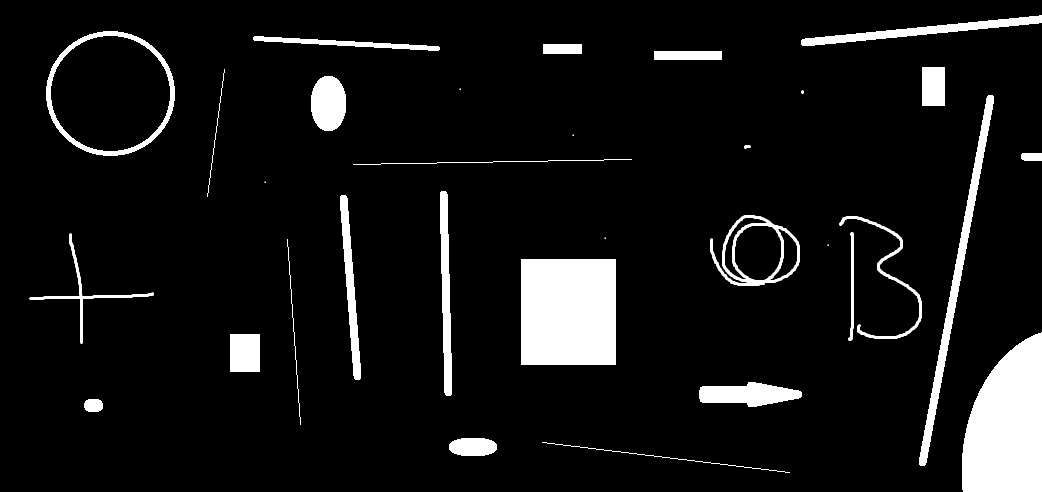
//> input picture ders_10/ErosionAndDilationInputImage.png, 1042 x 492 px
$ ./ders_10   (built with g++ and OpenCV 4)
//> lines starting //> are read from the running program, lines starting //| are printed output that depends on the picture
/*
https://opencv.org/releases/ -- https://sourceforge.net/projects/opencvlibrary/files/3.4.16/opencv-3.4.16-vc14_vc15.exe/download
project -> properties -> C/C++ -> General -> Additional Include Directories -> C:\opencv\build\include;
project -> properties -> C/C++ -> All Options -> Additional Include Directories -> C:\opencv\build\include;
project -> properties -> Linker -> General -> Additional Library Directories -> C:\opencv\build\x64\vc15\lib\opencv_world3416d.lib;
project -> properties -> Linker -> Input -> Additional Dependencies -> C:\opencv\build\x64\vc15\lib\opencv_world3416d.lib;
*/

#include <opencv2/highgui.hpp>
#include <opencv2/imgproc.hpp>

//Erosion And Dilation
int main()
{
	cv::Mat image = cv::imread("ErosionAndDilationInputImage.png");
//> image is the input picture: 492 rows x 1042 cols, CV_8UC3; min 0, max 255, mean 21.2

	cv::Mat image_erode_mat, image_dilate_mat;
	//cv::Mat element_kernel = cv::getStructuringElement(cv::MORPH_CROSS, cv::Size(15, 15), cv::Point(1, 1));
	cv::Mat element_kernel;
	cv::erode(image, image_erode_mat, element_kernel, cv::Point(-1, 2), 2);
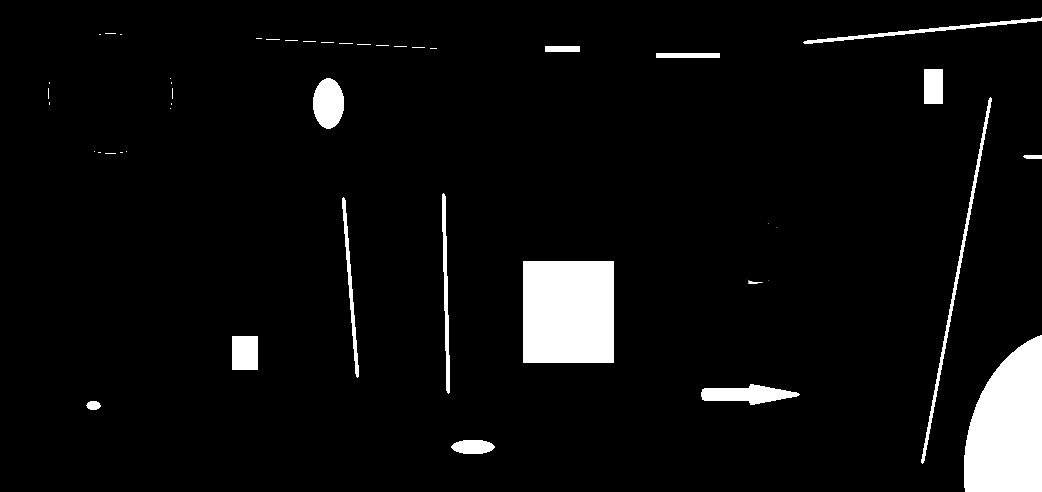
//> image_erode_mat: 492 rows x 1042 cols, CV_8UC3; min 0, max 255, mean 13.8
	cv::dilate(image, image_dilate_mat, element_kernel, cv::Point(-1, -1), 1);
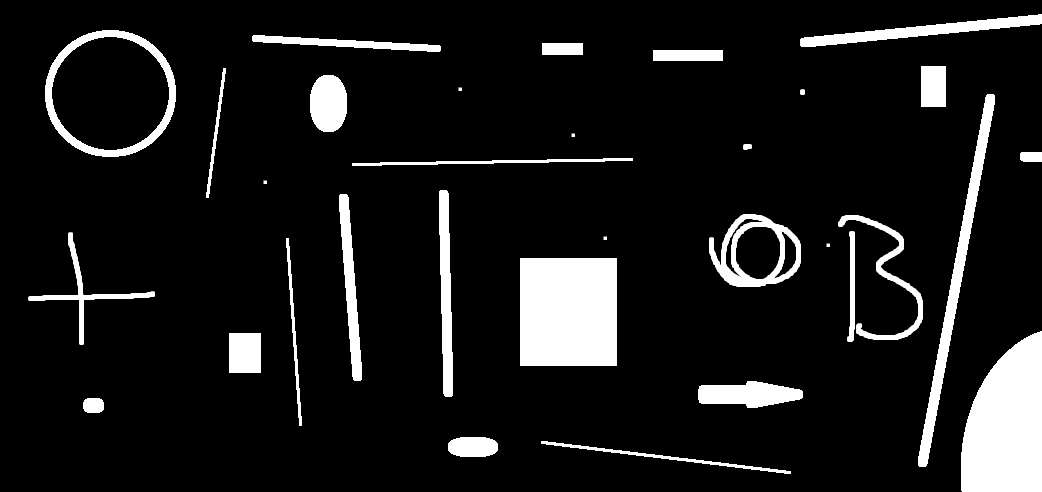
//> image_dilate_mat: 492 rows x 1042 cols, CV_8UC3; min 0, max 255, mean 26.1

	cv::imshow("Input Image", image);
	cv::imshow("Eroded Image", image_erode_mat);
	cv::imshow("Dilate Image", image_dilate_mat);

	cv::waitKey();
	cv::destroyAllWindows();
}
